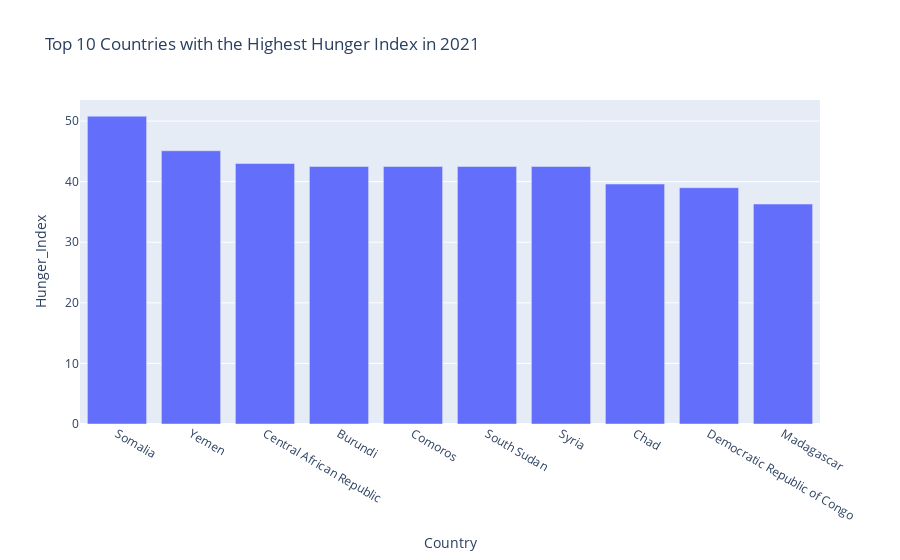

Notebook cell for this chart:
### Code cell
df_2021 = df_1[df_1['Year'] == 2021]
top_10_countries_2021 = df_2021.nlargest(10, 'Hunger_Index')

fig = px.bar(top_10_countries_2021, x='Country', y='Hunger_Index', 
             title='Top 10 Countries with the Highest Hunger Index in 2021')

fig.show()

### Figure 1 — Plotly figure (JSON) as saved in the notebook; plotly's stock layout.template omitted (floating-point values rounded to 4 significant figures)
{"data": [{"alignmentgroup": "True", "hovertemplate": "Country=%{x}<br>Hunger_Index=%{y}<extra></extra>", "legendgroup": "", "marker": {"color": "#636efa", "pattern": {"shape": ""}}, "name": "", "offsetgroup": "", "orientation": "v", "showlegend": false, "textposition": "auto", "type": "bar", "x": ["Somalia", "Yemen", "Central African Republic", "Burundi", "Comoros", "South Sudan", "Syria", "Chad", "Democratic Republic of Congo", "Madagascar"], "xaxis": "x", "y": [50.8, 45.1, 43, 42.5, 42.5, 42.5, 42.5, 39.6, 39, 36.3], "yaxis": "y"}], "layout": {"barmode": "relative", "legend": {"tracegroupgap": 0}, "title": {"text": "Top 10 Countries with the Highest Hunger Index in 2021"}, "xaxis": {"anchor": "y", "domain": [0, 1], "title": {"text": "Country"}}, "yaxis": {"anchor": "x", "domain": [0, 1], "title": {"text": "Hunger_Index"}}}}
